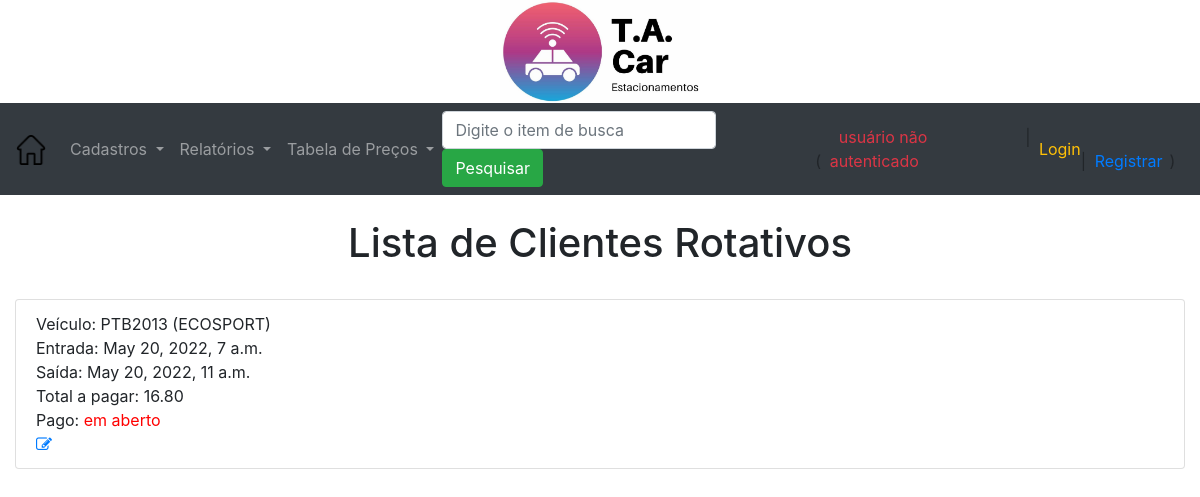
Page /lista_rotativos/ on the committed database.
### core/models.py (models this page shows, shortened)
class Rotativo(models.Model):
    id_veiculo = models.ForeignKey(Veiculo, on_delete=models.CASCADE, verbose_name="Veículo")
    id_tabela = models.ForeignKey(Tabela, on_delete=models.CASCADE, verbose_name="Tarifa")
    data_entrada = models.DateTimeField(auto_now=False, auto_now_add=False, verbose_name="Entrada")
    data_saida = models.DateTimeField(auto_now=False, auto_now_add=False, blank=True, null=True, verbose_name="Saída")
    pago = models.BooleanField(default=False, blank=True, null=True, verbose_name="Pago")
    total = models.DecimalField(max_digits=10, decimal_places=2, blank=True, null=True, verbose_name="Total")
    class Meta:
        verbose_name_plural = 'Rotativos'

class Veiculo(models.Model):
    id_cliente = models.ForeignKey(Cliente, on_delete=models.CASCADE, verbose_name="Cliente")
    id_fabricante = models.ForeignKey(Fabricante, on_delete=models.CASCADE, verbose_name="Fabricante")
    modelo = models.CharField(max_length=50)
    ano = models.IntegerField(default=2022, blank=True, null=True)
    cor = models.CharField(max_length=30, blank=True, null=True)
    placa = models.CharField(max_length=10)
    foto = models.ImageField(upload_to='fotos_veiculos', blank=True, null= True)
    def __str__(self):
        return f'{self.placa} ({self.modelo})'
    class Meta:
        verbose_name_plural = 'Veículos'

### core/views.py (the view)
# urls.py: path('lista_rotativos/', listagem_rotativos, name='url_listagem_rotativos'),
def listagem_rotativos(request):
    dados = Rotativo.objects.all()
    if request.POST:
        if request.POST['pesquisa']:
            dados = Rotativo.objects.filter(id_veiculo=request.POST['pesquisa'])
    contexto = {'dados': dados}
    return render(request, 'core/listagem_rotativos.html', contexto)

### core/templates/core/listagem_rotativos.html
{% extends 'base.html' %}
{% block main %}
    <h1><center> Lista de Clientes Rotativos </center></h1><br>
    <ul class="list-group">
    {% for i in dados %}
        <li class="list-group-item">
            Veículo: {{ i.id_veiculo }}<br>
            Entrada: {{ i.data_entrada }}<br>
            Saída: {{ i.data_saida }}<br>
            Total a pagar: {{ i.total }}<br>
            {% if i.pago %}
              Pago: pagamento efetuado <br>
            {% else %}
              Pago: <font color="red">em aberto </font><br>
            {% endif %}
            <a href="/alterar_rotativo/{{i.id}}/"><i class="fa fa-edit"></i></a>&nbsp
        </li>
    {% endfor %}
    </ul>
{% endblock %}

### rows in the picture
Rotativo: id_veiculo "PTB2013 (ECOSPORT)", data_entrada "May 20, 2022, 7 a.m.", data_saida "May 20, 2022, 11 a.m.", total "16.80", shows "Pago:", pago "em aberto"
